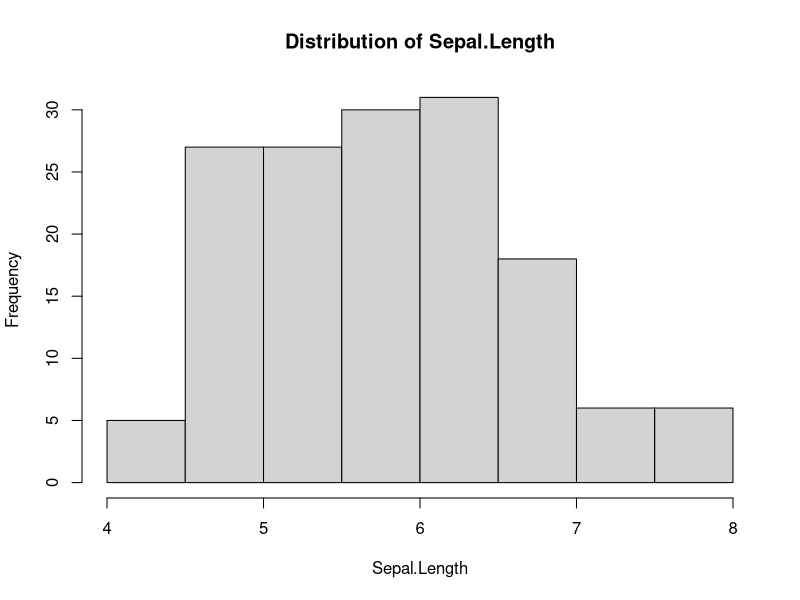
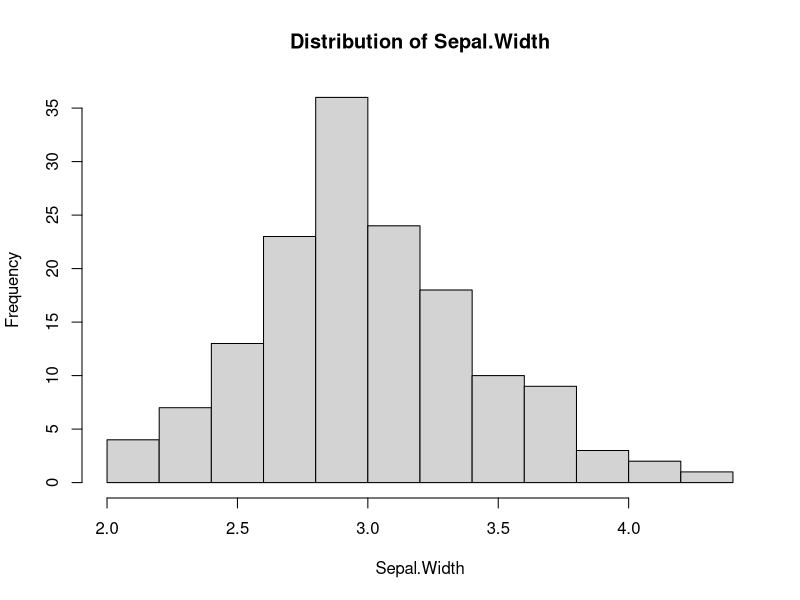
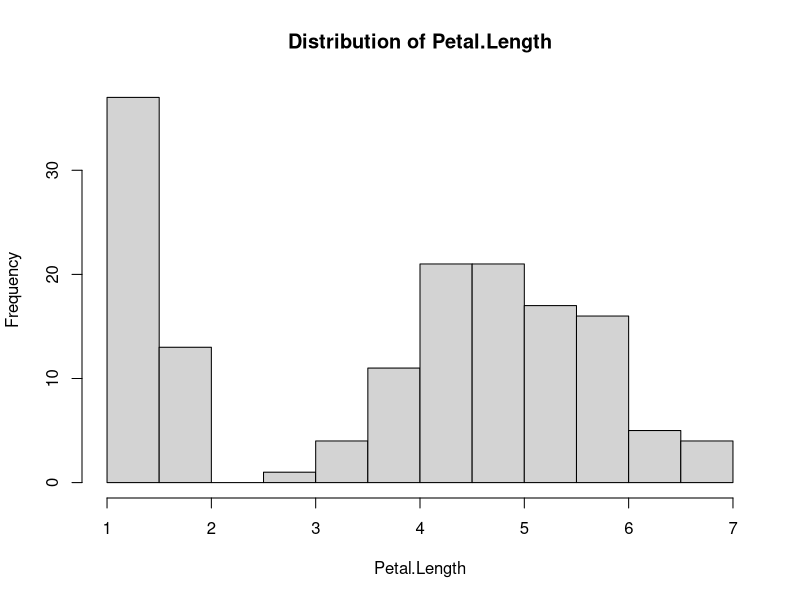
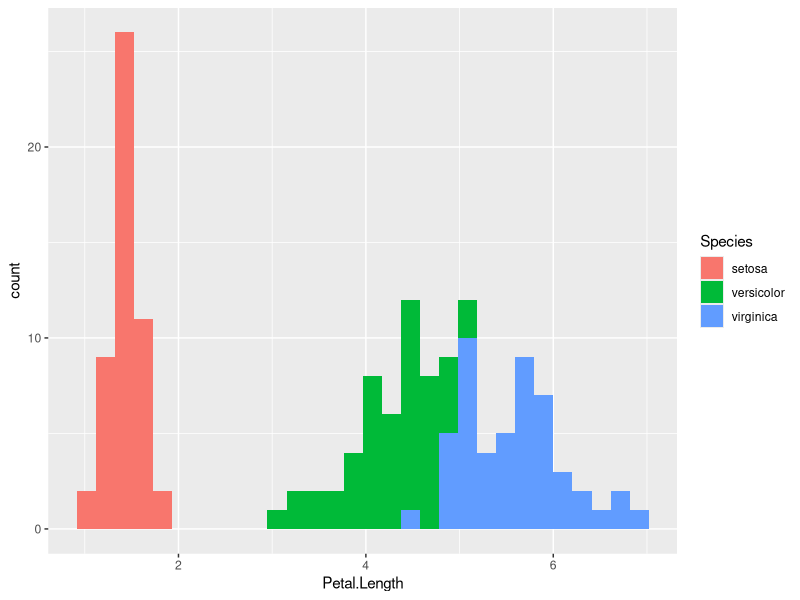
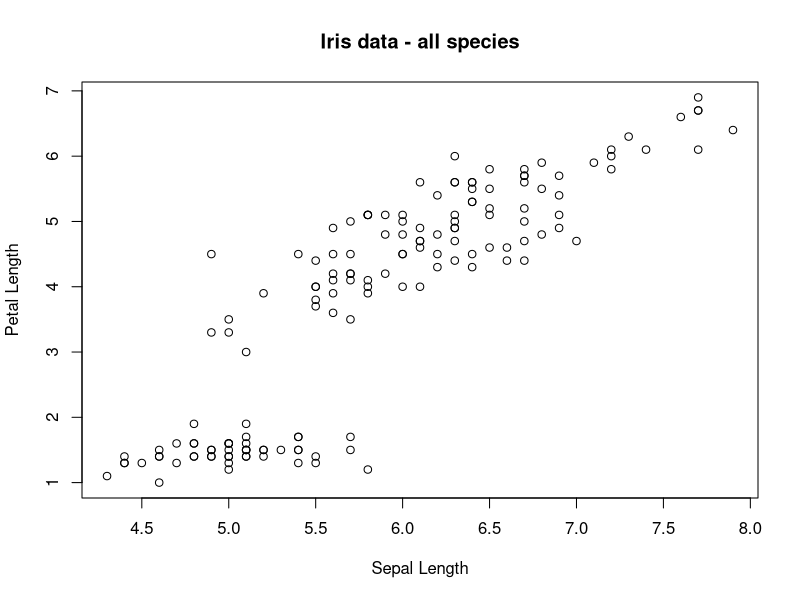
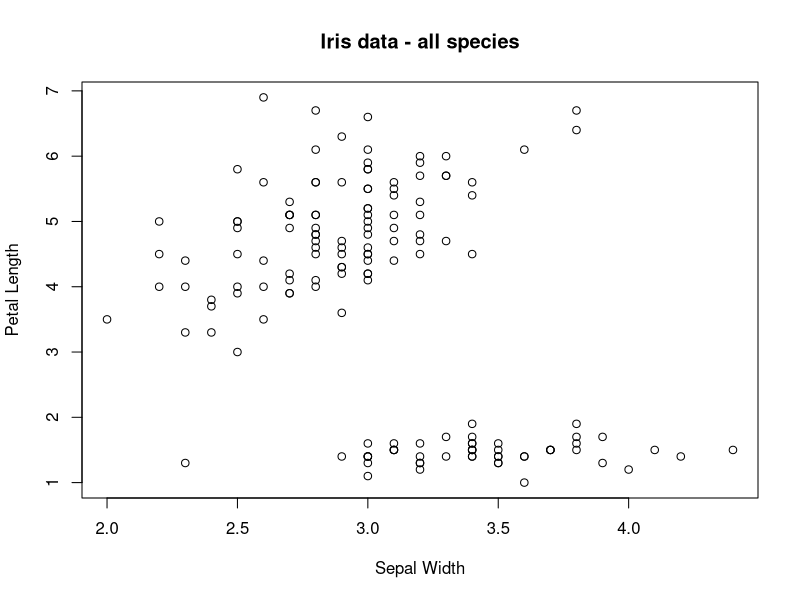
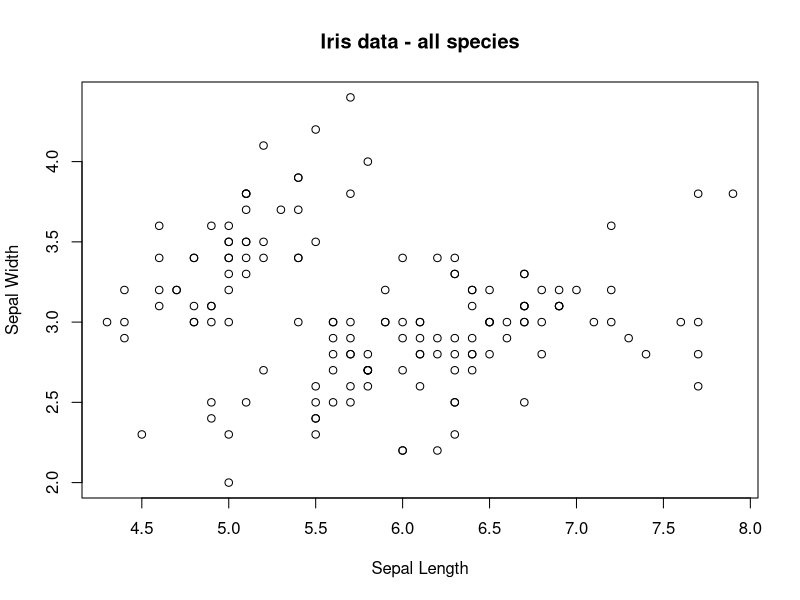
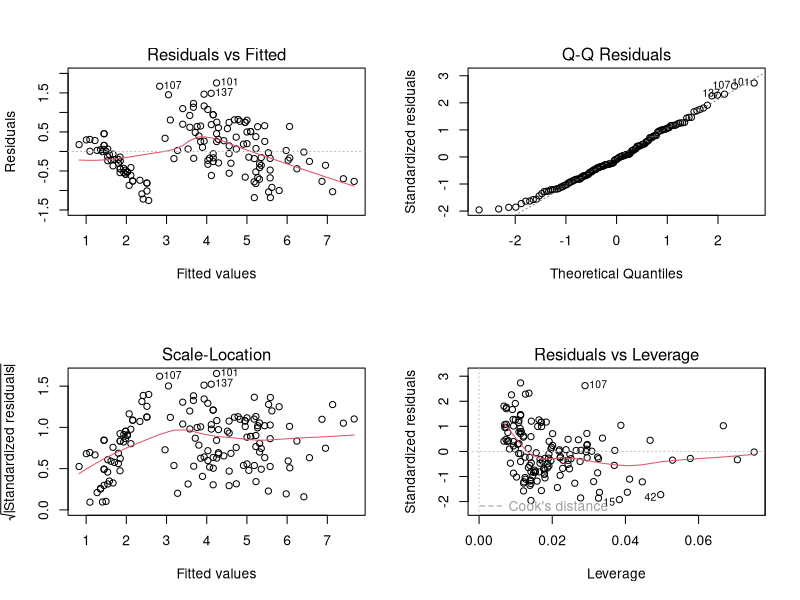

The R source for these figures, in order:
# Week 6 Examples - multivariate regression models
# Created by Joy-El Talbot
# For ALY6010
# On 2021-07-01
# Modified on 2021-07-01 by Joy-El Talbot

# Purpose: Highlight regression models with multiple continuous and categorical
#   predictor variables.

### Working Directory = 2021Sb_ALY6010 folder
WORKINGDIR <- "C:/Users/joyel/Documents/Roux/ALY6010/2021Sb_ALY6010/"
setwd(WORKINGDIR)

### Load Libaries
library(ggplot2)
library(dplyr)
library(tidyr)

options(scipen = 99) # suppress scientific notation

### Define some constants
DATADIR <- "data/"

# build results directory
ANALYSISNAME <- "week6_MVRegressionExamples"  # NO spaces!
DATESTAMP <- format(Sys.time(), "%Y-%m-%d")
RESULTSDIR <- paste0("results/",DATESTAMP,"-",ANALYSISNAME,"-results/")
dir.create(RESULTSDIR)

################################################################################
###  Example - Iris Data                                                     ###
###    Predicting flower size (petal length) based on sepal length + width   ###
################################################################################

iris <- datasets::iris

#
## Step 1: (if needed) Summarize data to get numeric values
head(iris)
# We already have the data in a format with continous numeric values for our 
# fields of interest (petal length, sepal length, and sepal width)


#
## Step 2: Create histograms of numeric variables
for (field in c("Sepal.Length", "Sepal.Width", "Petal.Length")) {
  hist(x = iris[,field],
       main = paste0("Distribution of ", field),
       xlab = field)
}

# examine small size outlier in Petal Length
# Does the species relate to the outlier?
(ggplot(iris)
  + aes(x = Petal.Length, fill = Species)
  + geom_histogram()
  )
# Yes - we may need to exclude setosa in our modeling.


#
## Step 3: Create scatterplots of combinations of numeric variables

# Combinations with value we want to predict (Petal Length) as y
plot(x = iris$Sepal.Length,
     y = iris$Petal.Length,
     xlab = "Sepal Length",
     ylab = "Petal Length",
     main = "Iris data - all species")
plot(x = iris$Sepal.Width,
     y = iris$Petal.Length,
     xlab = "Sepal Width",
     ylab = "Petal Length",
     main = "Iris data - all species")
# See some evidence of linear relationships in this data

# Combinations of potential predictors (x values)
plot(x = iris$Sepal.Length,
     y = iris$Sepal.Width,
     xlab = "Sepal Length",
     ylab = "Sepal Width",
     main = "Iris data - all species")
# Don't see much evidence of linear relationships between predictors (good)


#
## Step 4: Identify potential linear relationships
## Step 5: Calculate correlation coefficient (r)
## Step 6: Test significance of linear correlation coefficient

# all at once let's address steps 4-6
r.sepalLength.petalLength <- cor.test(x = iris$Sepal.Length,
                                      y = iris$Petal.Length,
                                      alternative = "two.sided",
                                      conf.level = 0.95,
                                      method = "pearson")
r.sepalLength.petalLength
r.sepalWidth.petalLength <- cor.test(x = iris$Sepal.Width,
                                     y = iris$Petal.Length,
                                     alternative = "two.sided",
                                     conf.level = 0.95,
                                     method = "pearson")
r.sepalLength.sepalWidth <- cor.test(x = iris$Sepal.Length,
                                     y = iris$Sepal.Width,
                                     alternative = "two.sided",
                                     conf.level = 0.95,
                                     method = "pearson")
# combine results into a summary table
cor.result <- data.frame("x" = c("Sepal.Length", "Sepal.Width", "Sepal.Length"),
                         "y" = c("Petal.Length", "Petal.Length", "Sepal.Width"),
                         "p-val" = round(c(r.sepalLength.petalLength$p.value,
                                     r.sepalWidth.petalLength$p.value,
                                     r.sepalLength.sepalWidth$p.value),5),
                         "r" = round(c(r.sepalLength.petalLength$estimate,
                                 r.sepalWidth.petalLength$estimate,
                                 r.sepalLength.sepalWidth$estimate),3))
cor.result
# sepal length and width have significant deviations from a rho=0 with petal length
#   a good sign that these will help predict petal length
#
# sepal length and width have a non-significant deviation from rho=0 between each other
#   a good sign that these variables are not themselves correlated and therefore
#   will add new information to a regression


#
## Step 7: Create a linear regression model
## Step 8: Calculate coefficient of determination (r-squared)
# Going to make a few models so that we can compare
fit.sepalLength <- lm(Petal.Length ~ Sepal.Length, 
                      data = iris)
summary(fit.sepalLength) # adj R-squared = 0.7583; R-squared = 0.7600
fit.sepalWidth <- lm(Petal.Length ~ Sepal.Width, 
                      data = iris)
summary(fit.sepalWidth) # adj R-squared = 0.1780; R-squared = 0.1836

fit.sepalLength.sepalWidth <- lm(Petal.Length ~ Sepal.Length + Sepal.Width,
                                 data = iris)
summary(fit.sepalLength.sepalWidth) # adj R-squared = 0.8659; R-squared = 0.8677
# better fit (R-squared) with BOTH continuous variables
par(mfrow=c(2,2))
plot(fit.sepalLength.sepalWidth)
# some deviation in Normal Q-Q at extremes
# some grouping in Residuals vs Fitted

# let's add our categorical data
fit.sepalLength.sepalWidth.Species <- lm(Petal.Length ~ Sepal.Length + Sepal.Width + factor(Species),
                                         data = iris)
summary(fit.sepalLength.sepalWidth.Species) # adj R-squared = 0.9742; R-squared = 0.9749
# sepal width is no longer significant
par(mfrow=c(2,2))
plot(fit.sepalLength.sepalWidth.Species)
# different Normal Q-Q and Residuals vs Fitted, though same interpretation remains

# let's remove sepal.Width based on results of fit.sepalLength.sepalWidth.Species
fit.sepalLength.Species <- lm(Petal.Length ~ Sepal.Length + factor(Species),
                              data = iris)
summary(fit.sepalLength.Species) # adj R-squared = 0.9744; R-squared = 0.9749
# while our Multiple R-squared remains the same, our adjusted R-squared has increased 
# slightly due to the loss of one of our predictor variables.
par(mfrow=c(2,2))
plot(fit.sepalLength.Species)
# look nearly the same as fit.sepalLength.sepalWidth.Species
par(mfrow=c(1,1))

#
## Step 9: Make point prediction intervals
## Step 10: Interpret results in context

# visualize the raw data and the regression line
# we will have to visualize in chunks because the data has more than 2 dimensions

slope = fit.sepalLength.Species$coefficients['Sepal.Length']
intercept_setosa = fit.sepalLength.Species$coefficients['(Intercept)']
intercept_versicolor = intercept_setosa + fit.sepalLength.Species$coefficients['factor(Species)versicolor']
intercept_virginica = intercept_setosa + fit.sepalLength.Species$coefficients['factor(Species)virginica']


# Petal Length vs Sepal Length
palette(c("cyan", "orange", "purple"))
plot(x = iris$Sepal.Length,
     y = iris$Petal.Length,
     xlab = "Sepal Length",
     ylab = "Petal Length",
     col = iris$Species,
     pch = 19)
legend("bottomright",
       legend = unique(iris$Species),
       col = 1:3,
       pch = 19)
# generic line without species
abline(fit.sepalLength, col = "darkgrey", lwd = 2) 

# setosa line
abline(a = intercept_setosa, 
       b = slope,
       col = "cyan", lwd = 2)
# versicolor line
abline(a = intercept_versicolor, 
       b = slope,
       col = "orange", lwd = 2)
# virginica line
abline(a = intercept_virginica, 
       b = slope,
       col = "purple", lwd = 2)

# Now let's instead subset the data into species
# and create simpler linear regressions
fit.setosa.sepalLength <- lm(Petal.Length ~ Sepal.Length,
                             data = iris[iris$Species == "setosa", ])
fit.versicolor.sepalLength <- lm(Petal.Length ~ Sepal.Length,
                             data = iris[iris$Species == "versicolor", ])
fit.virginica.sepalLength <- lm(Petal.Length ~ Sepal.Length,
                             data = iris[iris$Species == "virginica", ])

# summary results
extract_statistics <- function(fit, x.vals, species) {
  result <- data.frame("Species" = species,
                       "Group" = x.vals,
                       "Adj.R.sq" = round(summary(fit)$adj.r.squared, 4))
  return(result)
}

fit.result <- data.frame() # initialize data.frame
fit.result <- rbind(fit.result,
                    extract_statistics(fit.sepalLength, "Sepal Length", "All"))
fit.result <- rbind(fit.result,
                    extract_statistics(fit.sepalLength.Species, "Sepal Length + Species", "All"))
fit.result <- rbind(fit.result,
                    extract_statistics(fit.setosa.sepalLength, "Sepal Length", "Setosa"))
fit.result <- rbind(fit.result,
                    extract_statistics(fit.versicolor.sepalLength, "Sepal Length", "Versicolor"))
fit.result <- rbind(fit.result,
                    extract_statistics(fit.virginica.sepalLength, "Sepal Length", "Virginica"))
fit.result


# Petal Length vs Sepal Length
palette(c("cyan", "orange", "purple"))
plot(x = iris$Sepal.Length,
     y = iris$Petal.Length,
     xlab = "Sepal Length",
     ylab = "Petal Length",
     col = iris$Species,
     pch = 19)
legend("bottomright",
       legend = unique(iris$Species),
       col = 1:3,
       pch = 19)
# generic line without species (Petal.Length ~ Sepal.Length)
abline(fit.sepalLength, col = "darkgrey", lwd = 2) 

# lines of Petal.Length ~ Sepal.Length + factor(Species)
# setosa line
abline(a = intercept_setosa, 
       b = slope,
       col = "cyan", lwd = 2)
# versicolor line
abline(a = intercept_versicolor, 
       b = slope,
       col = "orange", lwd = 2)
# virginica line
abline(a = intercept_virginica, 
       b = slope,
       col = "purple", lwd = 2)

# lines of Petal.Length ~ Sepal.Length fit by species
# setosa line
abline(fit.setosa.sepalLength,
       col = "cyan", lwd = 2, lty = 2) # dashed line with lty = 2
# versicolor line
abline(fit.versicolor.sepalLength,
       col = "orange", lwd = 2, lty = 2)
# virginica line
abline(fit.virginica.sepalLength,
       col = "purple", lwd = 2, lty =2)

fit.result
